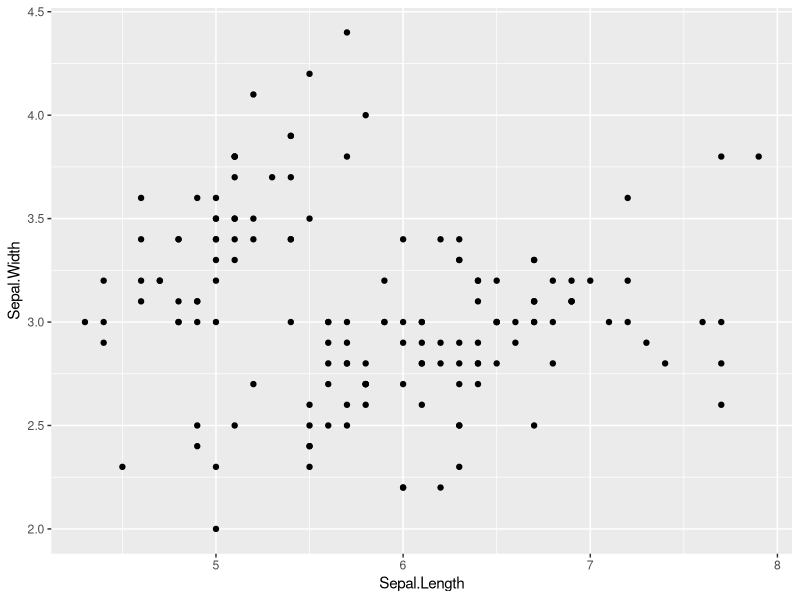
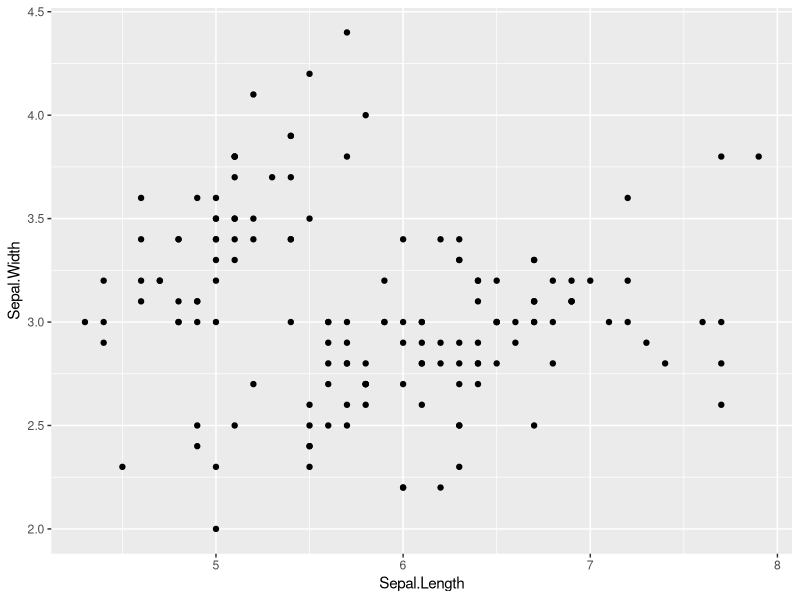

These figures' R source, in order:
#jpeg("user_plot.jpeg", quality = 75)
#plot(iris)
#dev.off()

library(ggplot2)

p <- ggplot(iris, aes(x=Sepal.Length, y=Sepal.Width)) + geom_point()
p
ggsave("temporary_images/user_plot.jpeg")

